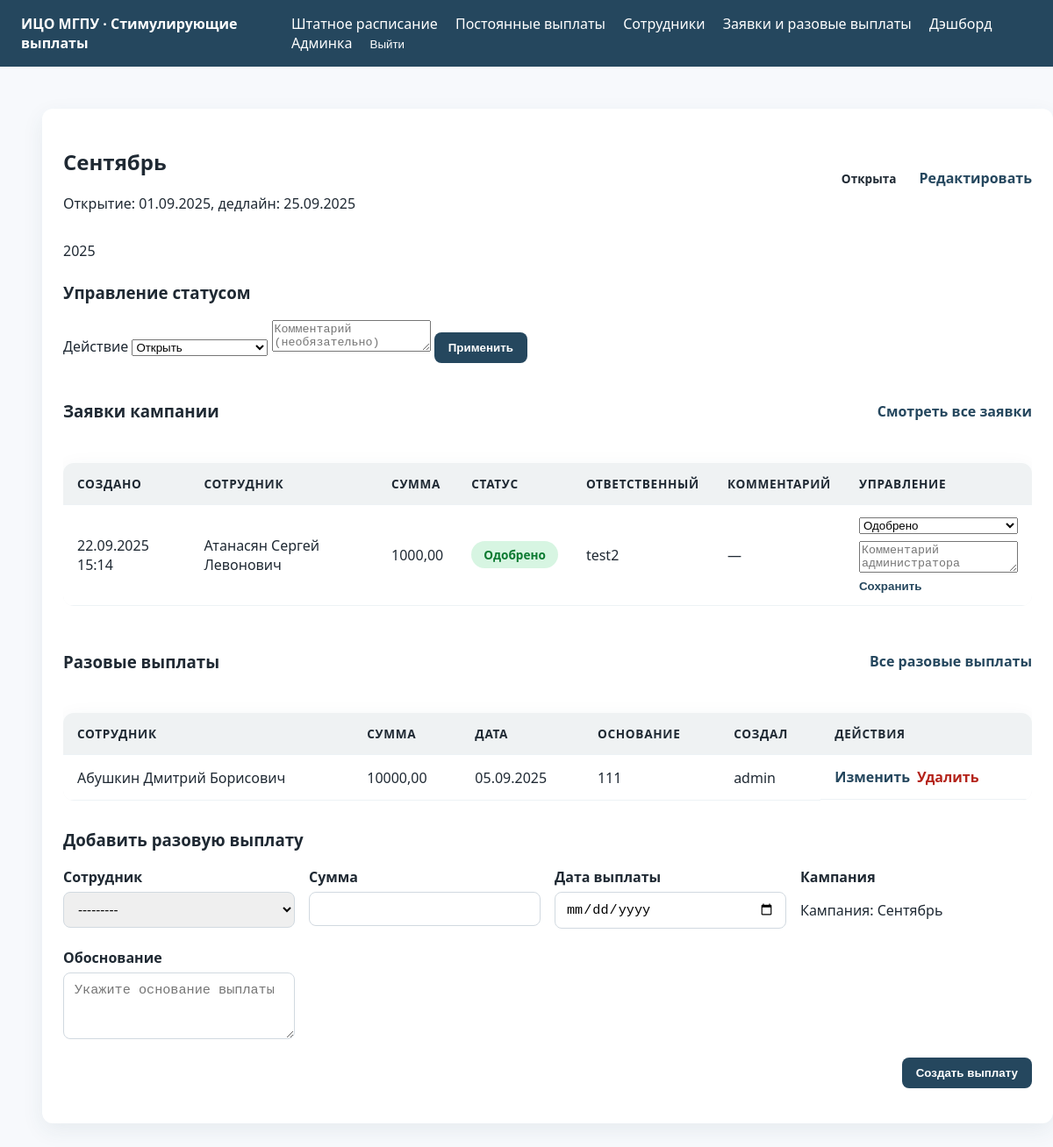
The app's page /one-time/campaigns/1/ (signed in) with its own data.
### one_time_payments/models.py (models this page shows, shortened)
class RequestCampaign(models.Model):
    class Status(models.TextChoices):
        DRAFT = 'draft', 'Черновик'
        OPEN = 'open', 'Открыта'
        CLOSED = 'closed', 'Закрыта'
        ARCHIVED = 'archived', 'В архиве'
    name = models.CharField('Название кампании', max_length=255)
    description = models.TextField('Описание', blank=True)
    status = models.CharField('Статус', max_length=16, choices=Status.choices, default=Status.DRAFT)
    opens_at = models.DateField('Дата открытия')
    deadline = models.DateField('Дедлайн', blank=True, null=True)
    auto_close_day = models.PositiveSmallIntegerField(
        'Дата автозакрытия',
        default=15,
        help_text='Если дедлайн не указан, кампания автоматически закрывается в указанный день месяца.'
    )
    auto_close_enabled = models.BooleanField('Автоматическое закрытие', default=True)
    closed_at = models.DateTimeField('Закрыта', blank=True, null=True)
    archived_at = models.DateTimeField('В архиве с', blank=True, null=True)
    created_at = models.DateTimeField('Создано', auto_now_add=True)
    updated_at = models.DateTimeField('Обновлено', auto_now=True)
    objects = RequestCampaignQuerySet.as_manager()
    class Meta:
        ordering = ['-opens_at', 'name']
        verbose_name = 'Кампания заявок'
        verbose_name_plural = 'Кампании заявок'
    def open(self) -> None:
        if self.status != self.Status.DRAFT:
            raise ValidationError('Открыть можно только кампания из черновика.')
        self.status = self.Status.OPEN
        self.save(update_fields=['status'])

class OneTimePayment(models.Model):
    employee = models.ForeignKey(
        'stimuli.Employee',
        on_delete=models.CASCADE,
        related_name='one_time_payments',
        verbose_name='Сотрудник'
    )
    amount = models.DecimalField('Сумма', max_digits=14, decimal_places=2)
    payment_date = models.DateField('Дата выплаты', default=timezone.localdate)
    created_by = models.ForeignKey(
        settings.AUTH_USER_MODEL,
        on_delete=models.SET_NULL,
        related_name='one_time_payments',
        verbose_name='Создано пользователем',
        null=True,
        blank=True,
    )
    campaign = models.ForeignKey(
        RequestCampaign,
        on_delete=models.SET_NULL,
        related_name='manual_payments',
        verbose_name='Кампания',
        null=True,
        blank=True,
    )
    justification = models.TextField('Обоснование', blank=True)
    created_at = models.DateTimeField('Создано', auto_now_add=True)
    updated_at = models.DateTimeField('Обновлено', auto_now=True)
    class Meta:
        ordering = ['-payment_date', '-created_at']
        verbose_name = 'Разовая выплата'
        verbose_name_plural = 'Разовые выплаты'

### stimuli/models.py (models this page shows, shortened)
class StimulusRequest(models.Model):
    class Status(models.TextChoices):
        PENDING = 'pending', _('На рассмотрении')
        APPROVED = 'approved', _('Одобрено')
        REJECTED = 'rejected', _('Отклонено')
        ARCHIVED = 'archived', _('Архив')
    employee = models.ForeignKey(Employee, on_delete=models.CASCADE, related_name='requests', verbose_name='Сотрудник')
    requested_by = models.ForeignKey(
        settings.AUTH_USER_MODEL,
        on_delete=models.CASCADE,
        related_name='stimulus_requests',
        verbose_name='Ответственный'
    )
    campaign = models.ForeignKey(
        'one_time_payments.RequestCampaign',
        on_delete=models.SET_NULL,
        related_name='stimulus_requests',
        verbose_name='Кампания',
        blank=True,
        null=True,
    )
    amount = models.DecimalField('Размер выплаты', max_digits=12, decimal_places=2)
    justification = models.TextField('Обоснование')
    status = models.CharField('Статус', max_length=16, choices=Status.choices, default=Status.PENDING)
    admin_comment = models.TextField('Комментарий администратора', blank=True)
    archived_at = models.DateTimeField('В архиве с', blank=True, null=True)
    created_at = models.DateTimeField('Создано', auto_now_add=True)
    updated_at = models.DateTimeField('Обновлено', auto_now=True)
    objects = StimulusRequestQuerySet.as_manager()
    class Meta:
        ordering = ['-created_at']
        permissions = [
            ('view_all_requests', 'Может видеть все заявки'),
            ('edit_pending_requests', 'Может редактировать заявки на рассмотрении'),
        ]
        verbose_name = 'Заявка на стимулирование'
        verbose_name_plural = 'Заявки на стимулирование'

class Employee(models.Model):
    class Category(models.TextChoices):
        AUP = 'АУП', _('Административно-управленческий персонал')
        PPS = 'ППС', _('Профессорско-преподавательский состав')
        OTHER = 'Другое', _('Другое')
    full_name = models.CharField('ФИО', max_length=255)
    division = models.ForeignKey('staffing.Division', on_delete=models.PROTECT, related_name='employees', verbose_name='Подразделение')
    position = models.ForeignKey('staffing.Position', on_delete=models.PROTECT, related_name='employees', verbose_name='Должность')
    category = models.CharField('Категория', max_length=32, choices=Category.choices)
    rate = models.DecimalField('Ставка', max_digits=6, decimal_places=3, default=1)
    allowance_amount = models.DecimalField('Надбавка', max_digits=12, decimal_places=2, default=0)
    allowance_reason = models.CharField('Основание надбавки', max_length=255, blank=True)
    allowance_until = models.DateField('Срок надбавки', blank=True, null=True)
    payment = models.DecimalField('Выплата', max_digits=12, decimal_places=2, default=0)
    justification = models.TextField('Обоснование', blank=True)
    created_at = models.DateTimeField('Создано', auto_now_add=True)
    updated_at = models.DateTimeField('Обновлено', auto_now=True)
    class Meta:
        ordering = ['full_name']
        verbose_name = 'Сотрудник'
        verbose_name_plural = 'Сотрудники'
    def __str__(self):
        return self.full_name

### one_time_payments/views.py (the view)
# urls.py: path('campaigns/<int:pk>/', views.RequestCampaignDetailView.as_view(), name='campaign-detail'),
class RequestCampaignDetailView(LoginRequiredMixin, PermissionRequiredMixin, generic.DetailView):
    model = RequestCampaign
    template_name = 'one_time_payments/campaign_detail.html'
    context_object_name = 'campaign'
    permission_required = 'one_time_payments.view_requestcampaign'
    def get_queryset(self):
        return RequestCampaign.objects.prefetch_related(
            Prefetch(
                'stimulus_requests',
                queryset=StimulusRequest.objects.select_related('employee', 'requested_by').order_by('-created_at'),
            ),
            Prefetch(
                'manual_payments',
                queryset=OneTimePayment.objects.select_related('employee', 'created_by').order_by('-payment_date'),
            ),
        )
    def get_context_data(self, **kwargs):
        context = super().get_context_data(**kwargs)
        campaign = self.object
        context['status_form'] = RequestCampaignStatusForm()
        context['manual_payment_form'] = OneTimePaymentForm(initial={'campaign': campaign})
        context['stimulus_status_form'] = StimulusRequestStatusForm()
        return context

### one_time_payments/templates/one_time_payments/campaign_detail.html (shortened to what this page needs)
{% extends 'base.html' %}
{% block content %}
<div class="card content-card">
    <div style="display:flex; justify-content:space-between; align-items:center; flex-wrap:wrap; gap:16px; margin-bottom:16px;">
        <div>
            <h2>{{ campaign.name }}</h2>
            <p class="muted">Открытие: {{ campaign.opens_at|date:'d.m.Y' }}{% if campaign.deadline %}, дедлайн: {{ campaign.deadline|date:'d.m.Y' }}{% endif %}</p>
        </div>
        <div style="display:flex; flex-wrap:wrap; gap:12px; align-items:center;">
            <span class="status status-{{ campaign.status }}">{{ campaign.get_status_display }}</span>
            {% if perms.one_time_payments.change_requestcampaign %}
                <a href="{% url 'one_time_payments:campaign-edit' campaign.pk %}" class="btn btn-text">Редактировать</a>
            {% endif %}
        </div>
    </div>
    {% if campaign.description %}
        <p style="margin-bottom:24px; white-space:pre-wrap;">{{ campaign.description }}</p>
    {% endif %}
    {% if perms.one_time_payments.change_requestcampaign %}
        <section style="margin-bottom:24px;">
            <h3>Управление статусом</h3>
            <form method="post" action="{% url 'one_time_payments:campaign-status' campaign.pk %}" class="form-inline">
                <label for="action">Действие</label>
                <select name="action" id="action">
                    {% for value, label in status_form.fields.action.choices %}
                        <option value="{{ value }}">{{ label }}</option>
                    {% endfor %}
                </select>
                <textarea name="comment" rows="2" placeholder="Комментарий (необязательно)"></textarea>
                <button type="submit" class="btn btn-primary">Применить</button>
            </form>
        </section>
    {% endif %}
    <section style="margin-bottom:32px;">
        <div style="display:flex; justify-content:space-between; align-items:center; gap:16px; flex-wrap:wrap;">
            <h3>Заявки кампании</h3>
            <a href="{% url 'request-list' %}?campaign={{ campaign.pk }}" class="btn btn-text">Смотреть все заявки</a>
        </div>
        <div class="table-wrapper" style="margin-top:12px;">
            <table class="table">
                <thead>
                    <tr>
                        <th>Создано</th>
                        <th>Сотрудник</th>
                        <th>Сумма</th>
                        <th>Статус</th>
                        <th>Ответственный</th>
                        <th>Комментарий</th>
                        {% if perms.stimuli.change_stimulusrequest %}
                            <th>Управление</th>
                        {% endif %}
                    </tr>
                </thead>
                <tbody>
                    {% for request in campaign.stimulus_requests.all %}
                        <tr>
                            <td>{{ request.created_at|date:'d.m.Y H:i' }}</td>
                            <td>{{ request.employee.full_name }}</td>
                            <td>{{ request.amount }}</td>
                            <td><span class="status status-{{ request.status }}">{{ request.get_status_display }}</span></td>
                            <td>{{ request.requested_by.get_full_name|default:request.requested_by.username }}</td>
                            <td>{{ request.admin_comment|default:'—' }}</td>
                            {% if perms.stimuli.change_stimulusrequest %}
                                <td>
                                    <form method="post" action="{% url 'one_time_payments:campaign-request-status' campaign.pk request.pk %}" style="display:flex; flex-direction:column; gap:8px;">
                                        <select name="status">
                                            {% for value, label in request.Status.choices %}
                                                <option value="{{ value }}" {% if value == request.status %}selected{% endif %}>{{ label }}</option>
                                            {% endfor %}
                                        </select>
                                        <textarea name="admin_comment" rows="2" placeholder="Комментарий администратора">{{ request.admin_comment }}</textarea>
                                        <button type="submit" class="btn btn-text">Сохранить</button>
                                    </form>
                                </td>
                            {% endif %}
                        </tr>
                    {% empty %}
                        <tr>
                            <td colspan="7">Заявок в кампании нет.</td>
                        </tr>
                    {% endfor %}
                </tbody>
            </table>
        </div>
    </section>
    <section style="margin-bottom:32px;">
        <div style="display:flex; justify-content:space-between; align-items:center; flex-wrap:wrap; gap:16px;">
            <h3>Разовые выплаты</h3>
            <a href="{% url 'one_time_payments:manual-payment-list' %}?campaign={{ campaign.pk }}" class="btn btn-text">Все разовые выплаты</a>
        </div>
        <div class="table-wrapper" style="margin-top:12px;">
            <table class="table">
                <thead>
                    <tr>
                        <th>Сотрудник</th>
                        <th>Сумма</th>
                        <th>Дата</th>
                        <th>Основание</th>
                        <th>Создал</th>
                        <th>Действия</th>
                    </tr>
                </thead>
                <tbody>
                    {% for payment in campaign.manual_payments.all %}
                        <tr>
                            <td>{{ payment.employee.full_name }}</td>
                            <td>{{ payment.amount }}</td>
                            <td>{{ payment.payment_date|date:'d.m.Y' }}</td>
                            <td>{{ payment.justification|default:'—' }}</td>
                            <td>{{ payment.created_by.get_full_name|default:payment.created_by.username }}</td>
                            <td style="display:flex; gap:8px; flex-wrap:wrap;">
                                <a href="{% url 'one_time_payments:manual-payment-edit' payment.pk %}" class="btn btn-text">Изменить</a>
                                <a href="{% url 'one_time_payments:manual-payment-delete' payment.pk %}" class="btn btn-text" style="color:#b4231a;">Удалить</a>
                            </td>
                        </tr>
                    {% empty %}
                        <tr>
                            <td colspan="6">Разовые выплаты отсутствуют.</td>
                        </tr>
                    {% endfor %}
                </tbody>
            </table>
        </div>
    </section>
    {% if perms.one_time_payments.add_onetimepayment %}
        <section style="margin-bottom:16px;">
            <h3>Добавить разовую выплату</h3>
            <form method="post" action="{% url 'one_time_payments:campaign-manual-payment-add' campaign.pk %}">
                <div class="form-grid">
                    {% for field in manual_payment_form %}
                        <div>
                            <label for="{{ field.id_for_label }}">{{ field.label }}</label>
                            {% if field.name == 'campaign' %}
                                <p>Кампания: {{ campaign.name }}</p>
                            {% else %}
                                {{ field }}
                            {% endif %}
                        </div>
                    {% endfor %}
                </div>
                <div style="display:flex; justify-content:flex-end; gap:12px; margin-top:16px;">
                    <button type="submit" class="btn btn-primary">Создать выплату</button>
                </div>
            </form>
        </section>
    {% endif %}
</div>
{% endblock %}

### records on screen
RequestCampaign: name "Сентябрь", opens_at "01.09.2025", deadline "25.09.2025", status "Открыта", description "2025", name "Сентябрь"
StimulusRequest: created_at "22.09.2025 15:14", employee.full_name "Атанасян Сергей Левонович", amount "1000,00", status "Одобрено", requested_by.get_full_name "test2", admin_comment "—"
OneTimePayment: employee.full_name "Абушкин Дмитрий Борисович", amount "10000,00", payment_date "05.09.2025", justification "111", created_by.get_full_name "admin"

### other values on screen
{{ field.label }} "Сотрудник" "Сумма" "Дата выплаты" "Кампания" "Обоснование"
form field action "Открыть"
